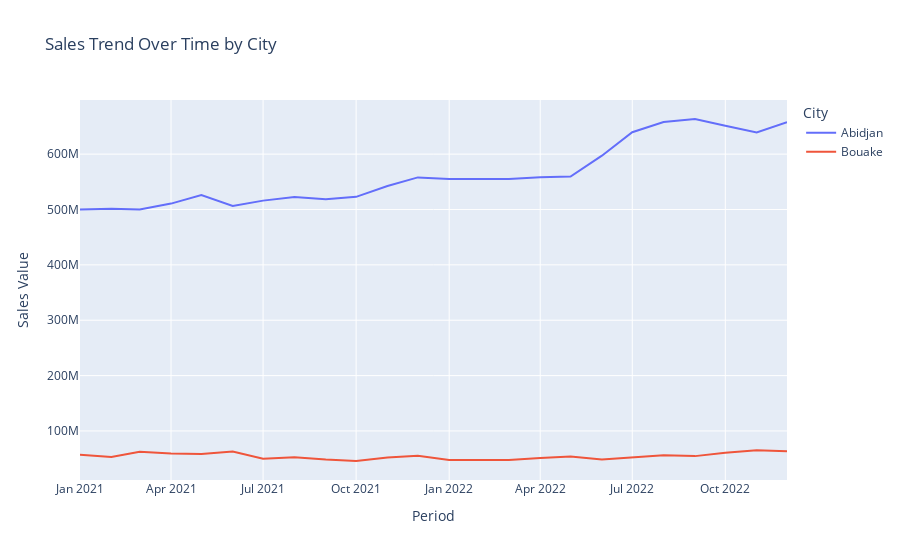
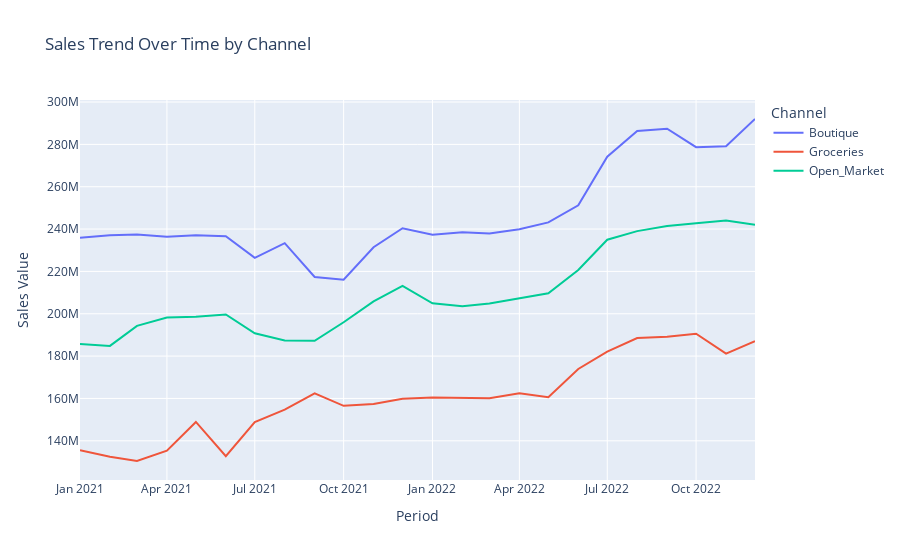
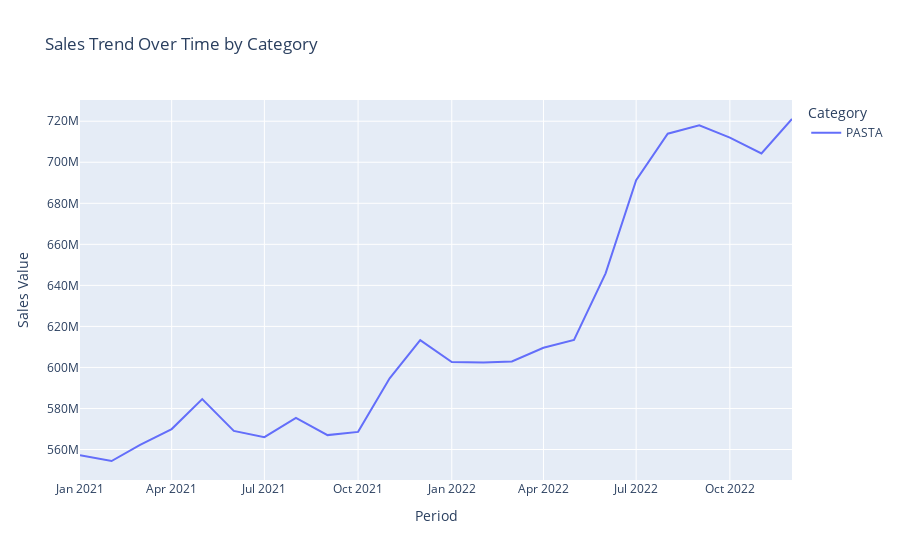

The code cell stored with these charts, in order, in its notebook:
### Code cell
df['Period'] = pd.to_datetime(df['Period'])

# Function to plot sales trends over time for a given category
def plot_sales_trend(data, category):
    aggregated_data = data.groupby([category, 'Period'])[['Sales_Volume(KG_LTRS)', 'Sales_Value']].sum().reset_index()
    
    fig = px.line(aggregated_data, 
                  x='Period', 
                  y='Sales_Value', 
                  color=category, 
                  title=f'Sales Trend Over Time by {category}',
                  labels={'Sales_Value': 'Sales Value', 'Period': 'Period'},
                  line_group=category,
                  hover_name=category)
    
    fig.update_layout(xaxis_title='Period', yaxis_title='Sales Value')
    fig.show()

# Plot sales trends for different categories
categories = ['City', 'Channel', 'Category', 'Segment', 'Manufacturer', 'Brand']

for category in categories:
    plot_sales_trend(df, category)

### Figure 1 — Plotly figure (JSON) as saved in the notebook; plotly's stock layout.template omitted (floating-point values rounded to 4 significant figures)
{"data": [{"hovertemplate": "<b>%{hovertext}</b><br><br>City=Abidjan<br>Period=%{x}<br>Sales Value=%{y}<extra></extra>", "hovertext": ["Abidjan", "Abidjan", "Abidjan", "Abidjan", "Abidjan", "Abidjan", "Abidjan", "Abidjan", "Abidjan", "Abidjan", "Abidjan", "Abidjan", "Abidjan", "Abidjan", "Abidjan", "Abidjan", "Abidjan", "Abidjan", "Abidjan", "Abidjan", "Abidjan", "Abidjan", "Abidjan", "Abidjan"], "legendgroup": "Abidjan", "line": {"color": "#636efa", "dash": "solid"}, "marker": {"symbol": "circle"}, "mode": "lines", "name": "Abidjan", "orientation": "v", "showlegend": true, "type": "scatter", "x": ["2021-01-01T00:00:00", "2021-02-01T00:00:00", "2021-03-01T00:00:00", "2021-04-01T00:00:00", "2021-05-01T00:00:00", "2021-06-01T00:00:00", "2021-07-01T00:00:00", "2021-08-01T00:00:00", "2021-09-01T00:00:00", "2021-10-01T00:00:00", "2021-11-01T00:00:00", "2021-12-01T00:00:00", "2022-01-01T00:00:00", "2022-02-01T00:00:00", "2022-03-01T00:00:00", "2022-04-01T00:00:00", "2022-05-01T00:00:00", "2022-06-01T00:00:00", "2022-07-01T00:00:00", "2022-08-01T00:00:00", "2022-09-01T00:00:00", "2022-10-01T00:00:00", "2022-11-01T00:00:00", "2022-12-01T00:00:00"], "xaxis": "x", "y": [500100000.0, 501300000.0, 500000000.0, 510600000.0, 526000000.0, 506200000.0, 516000000.0, 522700000.0, 518600000.0, 522800000.0, 542400000.0, 558000000.0, 555100000.0, 555500000.0, 555300000.0, 558200000.0, 559500000.0, 597200000.0, 639500000.0, 657900000.0, 663400000.0, 651200000.0, 639300000.0, 657800000.0], "yaxis": "y"}, {"hovertemplate": "<b>%{hovertext}</b><br><br>City=Bouake<br>Period=%{x}<br>Sales Value=%{y}<extra></extra>", "hovertext": ["Bouake", "Bouake", "Bouake", "Bouake", "Bouake", "Bouake", "Bouake", "Bouake", "Bouake", "Bouake", "Bouake", "Bouake", "Bouake", "Bouake", "Bouake", "Bouake", "Bouake", "Bouake", "Bouake", "Bouake", "Bouake", "Bouake", "Bouake", "Bouake"], "legendgroup": "Bouake", "line": {"color": "#EF553B", "dash": "solid"}, "marker": {"symbol": "circle"}, "mode": "lines", "name": "Bouake", "orientation": "v", "showlegend": true, "type": "scatter", "x": ["2021-01-01T00:00:00", "2021-02-01T00:00:00", "2021-03-01T00:00:00", "2021-04-01T00:00:00", "2021-05-01T00:00:00", "2021-06-01T00:00:00", "2021-07-01T00:00:00", "2021-08-01T00:00:00", "2021-09-01T00:00:00", "2021-10-01T00:00:00", "2021-11-01T00:00:00", "2021-12-01T00:00:00", "2022-01-01T00:00:00", "2022-02-01T00:00:00", "2022-03-01T00:00:00", "2022-04-01T00:00:00", "2022-05-01T00:00:00", "2022-06-01T00:00:00", "2022-07-01T00:00:00", "2022-08-01T00:00:00", "2022-09-01T00:00:00", "2022-10-01T00:00:00", "2022-11-01T00:00:00", "2022-12-01T00:00:00"], "xaxis": "x", "y": [57090000.0, 53060000.0, 62270000.0, 59310000.0, 58520000.0, 62860000.0, 50030000.0, 52720000.0, 48360000.0, 45750000.0, 52270000.0, 55350000.0, 47470000.0, 46920000.0, 47670000.0, 51330000.0, 53890000.0, 48660000.0, 51790000.0, 56030000.0, 54560000.0, 60830000.0, 65010000.0, 63260000.0], "yaxis": "y"}], "layout": {"legend": {"title": {"text": "City"}, "tracegroupgap": 0}, "title": {"text": "Sales Trend Over Time by City"}, "xaxis": {"anchor": "y", "domain": [0, 1], "title": {"text": "Period"}}, "yaxis": {"anchor": "x", "domain": [0, 1], "title": {"text": "Sales Value"}}}}

### Figure 2 — Plotly figure (JSON) as saved in the notebook; plotly's stock layout.template omitted (floating-point values rounded to 4 significant figures)
{"data": [{"hovertemplate": "<b>%{hovertext}</b><br><br>Channel=Boutique<br>Period=%{x}<br>Sales Value=%{y}<extra></extra>", "hovertext": ["Boutique", "Boutique", "Boutique", "Boutique", "Boutique", "Boutique", "Boutique", "Boutique", "Boutique", "Boutique", "Boutique", "Boutique", "Boutique", "Boutique", "Boutique", "Boutique", "Boutique", "Boutique", "Boutique", "Boutique", "Boutique", "Boutique", "Boutique", "Boutique"], "legendgroup": "Boutique", "line": {"color": "#636efa", "dash": "solid"}, "marker": {"symbol": "circle"}, "mode": "lines", "name": "Boutique", "orientation": "v", "showlegend": true, "type": "scatter", "x": ["2021-01-01T00:00:00", "2021-02-01T00:00:00", "2021-03-01T00:00:00", "2021-04-01T00:00:00", "2021-05-01T00:00:00", "2021-06-01T00:00:00", "2021-07-01T00:00:00", "2021-08-01T00:00:00", "2021-09-01T00:00:00", "2021-10-01T00:00:00", "2021-11-01T00:00:00", "2021-12-01T00:00:00", "2022-01-01T00:00:00", "2022-02-01T00:00:00", "2022-03-01T00:00:00", "2022-04-01T00:00:00", "2022-05-01T00:00:00", "2022-06-01T00:00:00", "2022-07-01T00:00:00", "2022-08-01T00:00:00", "2022-09-01T00:00:00", "2022-10-01T00:00:00", "2022-11-01T00:00:00", "2022-12-01T00:00:00"], "xaxis": "x", "y": [235900000.0, 237100000.0, 237500000.0, 236400000.0, 237100000.0, 236700000.0, 226400000.0, 233300000.0, 217400000.0, 216100000.0, 231400000.0, 240400000.0, 237300000.0, 238400000.0, 237900000.0, 239900000.0, 243100000.0, 251200000.0, 274200000.0, 286400000.0, 287400000.0, 278700000.0, 279100000.0, 292000000.0], "yaxis": "y"}, {"hovertemplate": "<b>%{hovertext}</b><br><br>Channel=Groceries<br>Period=%{x}<br>Sales Value=%{y}<extra></extra>", "hovertext": ["Groceries", "Groceries", "Groceries", "Groceries", "Groceries", "Groceries", "Groceries", "Groceries", "Groceries", "Groceries", "Groceries", "Groceries", "Groceries", "Groceries", "Groceries", "Groceries", "Groceries", "Groceries", "Groceries", "Groceries", "Groceries", "Groceries", "Groceries", "Groceries"], "legendgroup": "Groceries", "line": {"color": "#EF553B", "dash": "solid"}, "marker": {"symbol": "circle"}, "mode": "lines", "name": "Groceries", "orientation": "v", "showlegend": true, "type": "scatter", "x": ["2021-01-01T00:00:00", "2021-02-01T00:00:00", "2021-03-01T00:00:00", "2021-04-01T00:00:00", "2021-05-01T00:00:00", "2021-06-01T00:00:00", "2021-07-01T00:00:00", "2021-08-01T00:00:00", "2021-09-01T00:00:00", "2021-10-01T00:00:00", "2021-11-01T00:00:00", "2021-12-01T00:00:00", "2022-01-01T00:00:00", "2022-02-01T00:00:00", "2022-03-01T00:00:00", "2022-04-01T00:00:00", "2022-05-01T00:00:00", "2022-06-01T00:00:00", "2022-07-01T00:00:00", "2022-08-01T00:00:00", "2022-09-01T00:00:00", "2022-10-01T00:00:00", "2022-11-01T00:00:00", "2022-12-01T00:00:00"], "xaxis": "x", "y": [135600000.0, 132500000.0, 130500000.0, 135300000.0, 148900000.0, 132700000.0, 148900000.0, 154700000.0, 162400000.0, 156500000.0, 157400000.0, 159800000.0, 160400000.0, 160400000.0, 160100000.0, 162500000.0, 160600000.0, 173900000.0, 182100000.0, 188500000.0, 189200000.0, 190500000.0, 181200000.0, 187000000.0], "yaxis": "y"}, {"hovertemplate": "<b>%{hovertext}</b><br><br>Channel=Open_Market<br>Period=%{x}<br>Sales Value=%{y}<extra></extra>", "hovertext": ["Open_Market", "Open_Market", "Open_Market", "Open_Market", "Open_Market", "Open_Market", "Open_Market", "Open_Market", "Open_Market", "Open_Market", "Open_Market", "Open_Market", "Open_Market", "Open_Market", "Open_Market", "Open_Market", "Open_Market", "Open_Market", "Open_Market", "Open_Market", "Open_Market", "Open_Market", "Open_Market", "Open_Market"], "legendgroup": "Open_Market", "line": {"color": "#00cc96", "dash": "solid"}, "marker": {"symbol": "circle"}, "mode": "lines", "name": "Open_Market", "orientation": "v", "showlegend": true, "type": "scatter", "x": ["2021-01-01T00:00:00", "2021-02-01T00:00:00", "2021-03-01T00:00:00", "2021-04-01T00:00:00", "2021-05-01T00:00:00", "2021-06-01T00:00:00", "2021-07-01T00:00:00", "2021-08-01T00:00:00", "2021-09-01T00:00:00", "2021-10-01T00:00:00", "2021-11-01T00:00:00", "2021-12-01T00:00:00", "2022-01-01T00:00:00", "2022-02-01T00:00:00", "2022-03-01T00:00:00", "2022-04-01T00:00:00", "2022-05-01T00:00:00", "2022-06-01T00:00:00", "2022-07-01T00:00:00", "2022-08-01T00:00:00", "2022-09-01T00:00:00", "2022-10-01T00:00:00", "2022-11-01T00:00:00", "2022-12-01T00:00:00"], "xaxis": "x", "y": [185700000.0, 184800000.0, 194300000.0, 198200000.0, 198500000.0, 199700000.0, 190800000.0, 187300000.0, 187200000.0, 196000000.0, 205900000.0, 213100000.0, 204900000.0, 203500000.0, 204900000.0, 207100000.0, 209600000.0, 220700000.0, 235000000.0, 239000000.0, 241400000.0, 242800000.0, 244100000.0, 242100000.0], "yaxis": "y"}], "layout": {"legend": {"title": {"text": "Channel"}, "tracegroupgap": 0}, "title": {"text": "Sales Trend Over Time by Channel"}, "xaxis": {"anchor": "y", "domain": [0, 1], "title": {"text": "Period"}}, "yaxis": {"anchor": "x", "domain": [0, 1], "title": {"text": "Sales Value"}}}}

### Figure 3 — Plotly figure (JSON) as saved in the notebook; plotly's stock layout.template omitted (floating-point values rounded to 4 significant figures)
{"data": [{"hovertemplate": "<b>%{hovertext}</b><br><br>Category=PASTA<br>Period=%{x}<br>Sales Value=%{y}<extra></extra>", "hovertext": ["PASTA", "PASTA", "PASTA", "PASTA", "PASTA", "PASTA", "PASTA", "PASTA", "PASTA", "PASTA", "PASTA", "PASTA", "PASTA", "PASTA", "PASTA", "PASTA", "PASTA", "PASTA", "PASTA", "PASTA", "PASTA", "PASTA", "PASTA", "PASTA"], "legendgroup": "PASTA", "line": {"color": "#636efa", "dash": "solid"}, "marker": {"symbol": "circle"}, "mode": "lines", "name": "PASTA", "orientation": "v", "showlegend": true, "type": "scatter", "x": ["2021-01-01T00:00:00", "2021-02-01T00:00:00", "2021-03-01T00:00:00", "2021-04-01T00:00:00", "2021-05-01T00:00:00", "2021-06-01T00:00:00", "2021-07-01T00:00:00", "2021-08-01T00:00:00", "2021-09-01T00:00:00", "2021-10-01T00:00:00", "2021-11-01T00:00:00", "2021-12-01T00:00:00", "2022-01-01T00:00:00", "2022-02-01T00:00:00", "2022-03-01T00:00:00", "2022-04-01T00:00:00", "2022-05-01T00:00:00", "2022-06-01T00:00:00", "2022-07-01T00:00:00", "2022-08-01T00:00:00", "2022-09-01T00:00:00", "2022-10-01T00:00:00", "2022-11-01T00:00:00", "2022-12-01T00:00:00"], "xaxis": "x", "y": [557200000.0, 554400000.0, 562200000.0, 569900000.0, 584500000.0, 569100000.0, 566000000.0, 575400000.0, 567000000.0, 568600000.0, 594700000.0, 613300000.0, 602600000.0, 602400000.0, 602900000.0, 609600000.0, 613400000.0, 645900000.0, 691300000.0, 713900000.0, 718000000.0, 712000000.0, 704300000.0, 721100000.0], "yaxis": "y"}], "layout": {"legend": {"title": {"text": "Category"}, "tracegroupgap": 0}, "title": {"text": "Sales Trend Over Time by Category"}, "xaxis": {"anchor": "y", "domain": [0, 1], "title": {"text": "Period"}}, "yaxis": {"anchor": "x", "domain": [0, 1], "title": {"text": "Sales Value"}}}}
